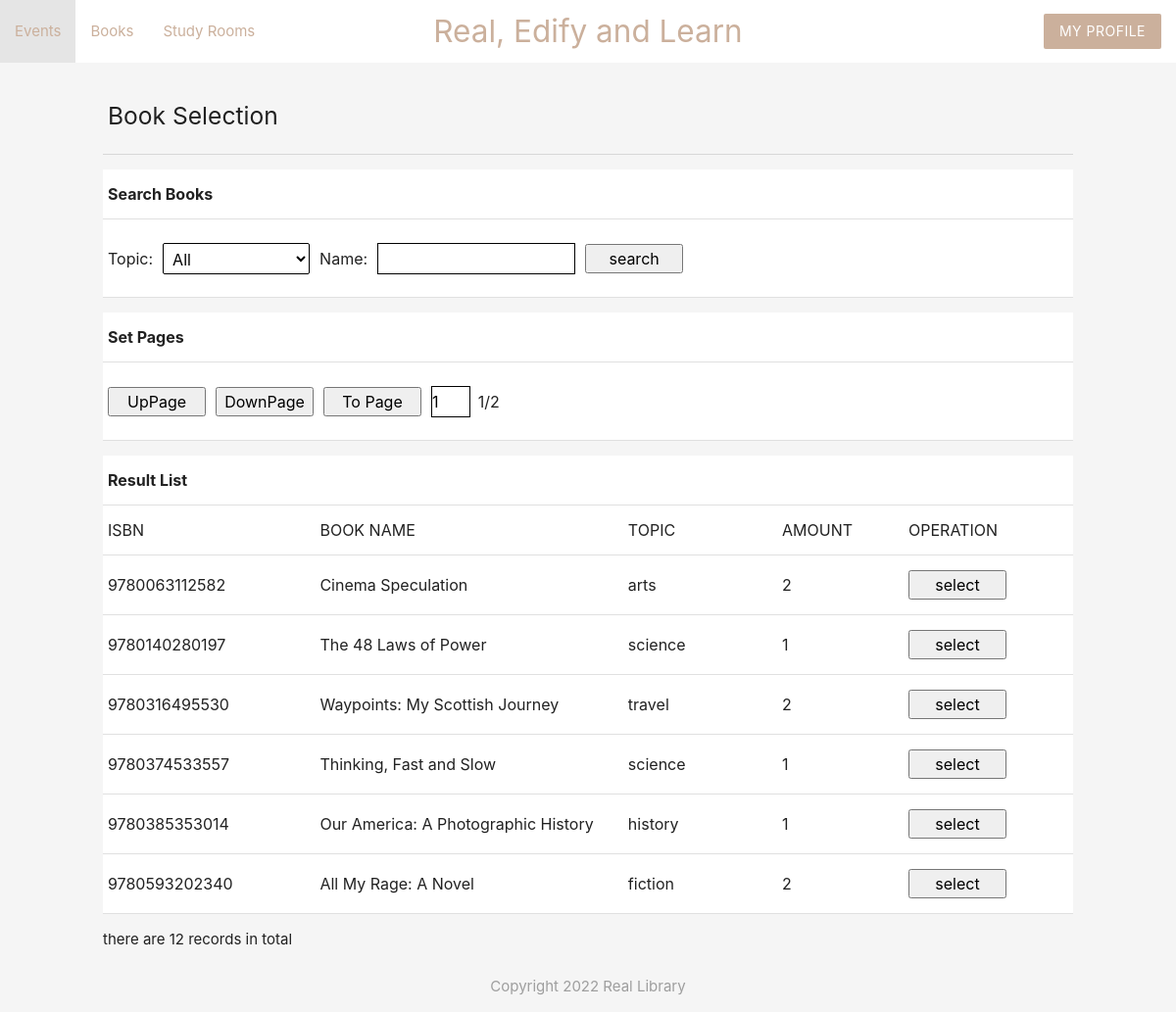
Page /rental/rent.php (signed in) on the committed database.
### tables this page shows
CREATE TABLE books (
    isbn   BIGINT NOT NULL COMMENT 'ISBN of book',
    b_name VARCHAR(50) NOT NULL COMMENT 'Name of book',
    topic  VARCHAR(30) NOT NULL COMMENT 'Topic of book'
);

### rental/rent.php (the view, shortened to what this page needs)
<?php
    include('../config/connection.php');
    $ID = $con;
$S = 1;
$page_vol = 6;
$topic_c = "";
$search_c = "";
if(((int)!isset($_POST["topic"]))||$_POST["topic"] == "all"||$_POST["topic"] == "") $topic_c = "";
else{
    $topic = mysqli_real_escape_string($ID,$_POST["topic"]);
    $topic_c = " AND topic = "."'$topic'";
}
if(((int)!isset($_POST["search"]))||$_POST["search"] == "") $search_c ="";
else{
    $search = mysqli_real_escape_string($ID,$_POST["search"]);
    $search_c = " AND b_name LIKE "."'%$search%'";
}
if(((int)!isset($_POST["Page"]))||$_POST["Page"] == "") $S = 1;
else{
    $S = mysqli_real_escape_string($ID,$_POST["Page"]);
}
                ?><script> alert("Your book \"" + "<?php echo $b_name ?>" + "\" is selected successfully!"); </script><?php
                ?><script> alert("Error: "+"<?php echo $e->getMessage() ?>"); </script><?php
$result = mysqli_query($ID,"SELECT count(*) FROM books WHERE 1 = 1 $topic_c $search_c");
$myrow = mysqli_fetch_array($result);
$book_num = $myrow[0];
$S = round($S);
$pos = ($S-1)*$page_vol;
$result = mysqli_query($ID,"SELECT a.*,ifnull(b.num,0) num FROM books a LEFT JOIN (SELECT count(*) num,isbn FROM copies WHERE c_status = 'Y' GROUP BY isbn) b ON a.isbn = b.isbn
WHERE 1 = 1 $topic_c $search_c LIMIT $pos,$page_vol;");
$S = htmlspecialchars($S);
?>
<?php include("../templates/header_rental.php");?>
<body>
<form>
    <table width="800px">
        <tr>
            <td>
                <h5>Book Selection</h5>
            </td>
        </tr>
    </table>
</form>
<form name="filter" method="post" action="rent.php">
    <table  bgcolor="#FFFFFF">
    <tr><td colspan="3"><h7><b>Search Books</b></h7></td></tr>
    <tr>
    <td width="10px">Topic:</td><td width="100px"><select name="topic" title="Topic" id="s1" style="border:1px solid #000000; display:block; height:32px; width:150px; margin-top:1px;">
        <option value="all" selected>All</option>
    </select></td>
    <td width="10px">Name:</td><td width="150px"><input name="search" type="text" STYLE="border:1px solid #000000; height: 30px; width:200px; margin-top:9px;"></td>
    <td width="100px"><input name="confirm" type="submit" value="search"></td>
    <td width="400px"></td>
    </tr>
    </table>
</form>
<form name="control" method="post" action="rent.php">
    <table bgcolor="#FFFFFF">
    <tr><td colspan="3"><h7><b>Set Pages</b></h7></td></tr>
    <tr>
    <td width="10px"><input name="UpPage" type="submit" value="UpPage" onclick="return check_page(-1)" /></td>
    <td width="10px"><input name="DownPage" type="submit" value="DownPage" onclick="return check_page(1)" /></td>
    <td width="10px"><input name="ToPage" type="submit" value="To Page" onclick="return check_page2()" /></td>
    <td width="50px"><input name="Page1" type="text" value="<?php echo $S; ?>" id="Page1" STYLE="border:1px solid #000000; height: 30px; margin-top:9px;"/></td>
    <td width="250px"><script> document.write(p0 +"/"+page_max);</script></td>
    <td width="400px"></td>
    </tr></table>
</form>
<form name="books" method="post" action="rent_confirm.php" onsubmit="return confirm_select()">
    <table width="800" border="1" cellpadding="1" cellspacing="1" bordercolor="#999999" bgcolor="#FFFFFF">
        <tr><td colspan="3"><h7><b>Result List</b></h7></td></tr>
        <tr>
            <td width="50px">ISBN</td><td width="200px">BOOK NAME</td><td width="100px">TOPIC</td><td width="20px">AMOUNT</td><td width="50px" align="center">OPERATION</td>
        </tr>
        <?php
        while($myrows = mysqli_fetch_array($result)){
            $num_at = count($myrows);
        ?>
        <tr>
            <?php for($i = 0;$i < $num_at/2;$i++){ ?>
            <td>
                <?php echo htmlspecialchars($myrows[$i]);?>
            </td>
            <?php }?>
            <td align="center">
                <input id="<?php echo htmlspecialchars($myrows[1]); ?>" name="<?php echo htmlspecialchars($myrows[0]); ?>" type="submit" value="select" onclick="pass_info(this)";/>
            </td>
        </tr>
        <?php } ?>
    </table>
</form>
<form><?php echo " there are ".$book_num." records in total"; ?></form>
    </body>
<?php include("../templates/footer.php");?>

### templates/header_rental.php (style rules this page uses)
form { max-width: 1000px; margin: 5px auto; padding: 5px; }
input[type = submit] { height: 30px; width: 100px; }
input[type = text] { height: 30px; width: 80px; border:1px solid #000000 !important; margin-top:9px; }
select { border:1px solid #000000; display:block; height:32px; width:150px; margin-top:1px; }

### rows in the picture
books: isbn "9780063112582", b_name "Cinema Speculation", topic "arts", i "2"
books: isbn "9780140280197", b_name "The 48 Laws of Power", topic "science", i "1"
books: isbn "9780316495530", b_name "Waypoints: My Scottish Journey", topic "travel", i "2"
books: isbn "9780374533557", b_name "Thinking, Fast and Slow", topic "science", i "1"
books: isbn "9780385353014", b_name "Our America: A Photographic History", topic "history", i "1"
books: isbn "9780593202340", b_name "All My Rage: A Novel", topic "fiction", i "2"

### other values in the picture
$book_num "12"
